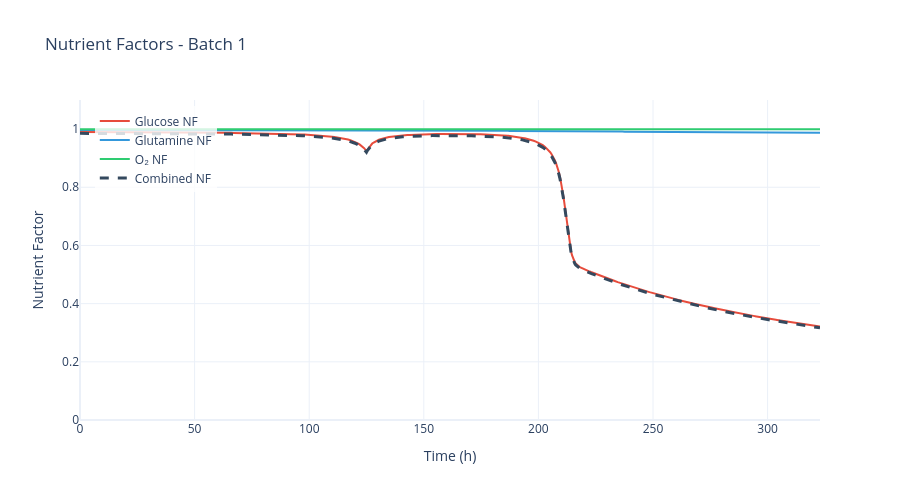

The code cell stored with this chart in its notebook:
### Markdown cell above
## 5. Kinetic-Behavior Figures

Review nutrient limitation, inhibition, kinetic rates, and stoichiometric yields for the selected batch.

### Code cell
# Nutrient limitation factors (Monod terms)
fig = data.plot_nutrient_factors(batch_number=BATCH_NUMBER)
fig.show()

### Figure 1 — Plotly figure (JSON) as saved in the notebook; plotly's stock layout.template omitted (floating-point values rounded to 4 significant figures; data arrays with more than 128 entries replaced by an {"elided": "..."} marker saying what was removed)
{"data": [{"line": {"color": "#E74C3C", "width": 2}, "mode": "lines", "name": "Glucose NF", "type": "scatter", "x": {"elided": "1435 float values"}, "y": {"elided": "1435 float values"}}, {"line": {"color": "#3498DB", "width": 2}, "mode": "lines", "name": "Glutamine NF", "type": "scatter", "x": {"elided": "1435 float values"}, "y": {"elided": "1435 float values"}}, {"line": {"color": "#2ECC71", "width": 2}, "mode": "lines", "name": "O₂ NF", "type": "scatter", "x": {"elided": "1435 float values"}, "y": {"elided": "1435 float values"}}, {"line": {"color": "#34495E", "dash": "dash", "width": 3}, "mode": "lines", "name": "Combined NF", "type": "scatter", "x": {"elided": "1435 float values"}, "y": {"elided": "1435 float values"}}], "layout": {"height": 500, "hovermode": "x unified", "legend": {"bgcolor": "rgba(255,255,255,0.8)", "x": 0.02, "y": 0.98}, "title": {"text": "Nutrient Factors - Batch 1"}, "width": 900, "xaxis": {"title": {"text": "Time (h)"}}, "yaxis": {"range": [0, 1.1], "title": {"text": "Nutrient Factor"}}}}
